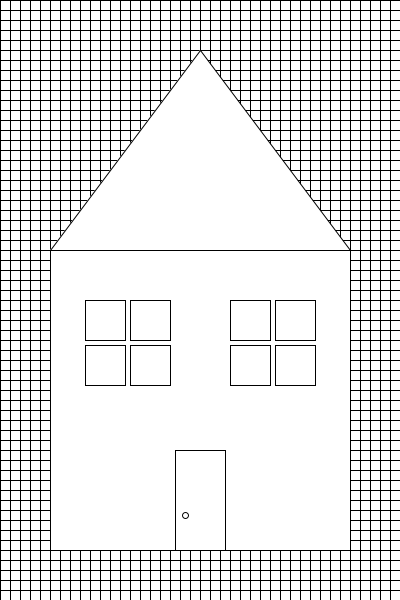
Frame 1 (no input)
Frame 60 (the mouse pressed at the canvas centre just before this capture): identical to frame 1, image omitted
Frame 120 (the mouse held since frame 60 and released just before this capture): identical to frame 1, image omitted

The Processing sketch that drew this single still picture (run headless with seeded random() and noise(); from frame 60 on, the mouse is pressed at the canvas centre):

// Processing sketch: processing_160518
// ── processing_160518.pde

int counter;
int videoScale = 10;
int cols, rows;


void setup() {  //setup function called initially, only once
  size(400, 600);
  background(255);  //set background white
  colorMode(HSB);   //set colors to Hue, Saturation, Brightness mode
  counter = 0;

  cols = width/videoScale;
  rows = height/videoScale;
}

void draw() { 
    // Draw the box we will draw in
    size(400, 600);

    // Begin loop for columns
    for (int i = 0; i < cols; i++) {
      // Begin loop for rows
      for (int j = 0; j < rows; j++) {
      
      // Scaling up to draw a rectangle at (x,y)
      int x = i*videoScale;
      int y = j*videoScale;
      fill(255);
      stroke(0);
      // For every column and row, a rectangle is drawn at an (x,y) location scaled and sized by videoScale.
      rect(x,y,videoScale,videoScale); 
      }
    }

    // house
    rect(50, 250, 300, 300);
    // roof
    triangle(50, 250, 350, 250, 200, 50);
    // door
    rect(175, 450, 50, 100);
    // door knob
    ellipse(185, 515, 6, 6);
    // left windows
    rect(85, 300, 40, 40);
    rect(130, 300, 40, 40);
    rect(85, 345, 40, 40);
    rect(130, 345, 40, 40);
    // right windows
    rect(230, 300, 40, 40);
    rect(275, 300, 40, 40);
    rect(230, 345, 40, 40);
    rect(275, 345, 40, 40);  
}
